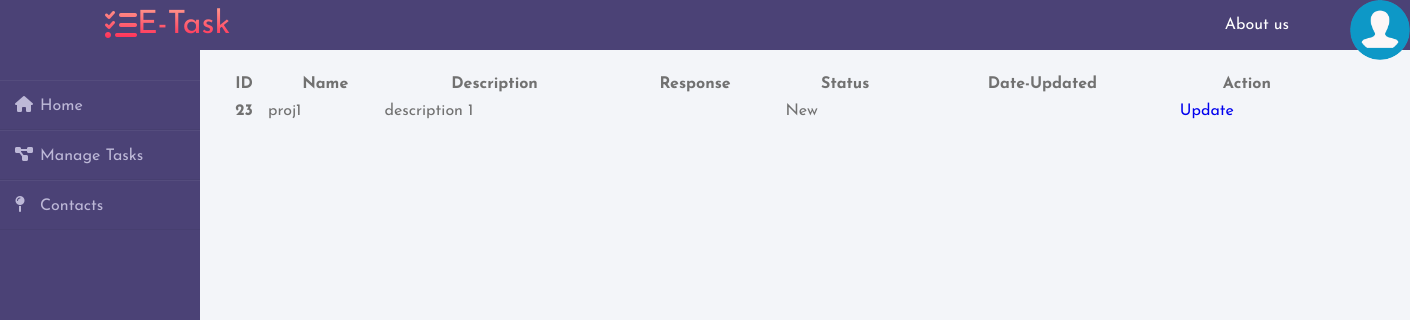
Screenshot of /manage-tasks.php (signed in) with the database file from the repository.
### tables this page shows
CREATE TABLE `projects` (
  `projectid` int(11) NOT NULL,
  `projectname` varchar(100) NOT NULL,
  `description` varchar(1000) NOT NULL,
  `response` varchar(1000) NOT NULL,
  `status` tinyint(1) NOT NULL DEFAULT 0 COMMENT '0=new\r\n1=in progress\r\n2=closed',
  `emp_id` int(11) DEFAULT NULL,
  `emp_by` int(10) DEFAULT NULL,
  `date_created` datetime NOT NULL DEFAULT current_timestamp(),
  `date_updated` datetime DEFAULT NULL ON UPDATE current_timestamp()
);

### manage-tasks.php (the view, shortened to what this page needs)
<?php
include 'includes/header.inc.php'
?>
<?php
require_once 'includes/config.inc.php';
if ($type == 2){
    $query = "SELECT * FROM `projects` WHERE emp_id = $usercode ORDER BY projectid DESC";
}else{
    $query= "SELECT * FROM `projects` WHERE emp_by = $usercode ORDER BY projectid DESC";
}
$results = mysqli_query($con, $query);
$records = mysqli_num_rows($results);
?>
    <div class="main_content">
        <div class="info">
        <table width=80% class="table">
            <thead>
                <tr>
                <th scope="col">ID</th>
                <th scope="col">Name</th>
                <th scope="col">Description</th>
                <th scope="col">Response</th>
                <th scope="col">Status</th>
                <th scope="col">Date-Updated</th>
                <th scope="col">Action</th>
                </tr>
            </thead>
            <tbody>
                <?php
                if (!empty($records)) {
                    while ($row = mysqli_fetch_assoc($results)) {
                ?>
                                <tr>
                                    <th scope="row"><?php echo $row['projectid']; ?></th>
                                    <td><?php echo $row['projectname']; ?></td>
                                    <td><?php echo $row['description']; ?></td>
                                    <td><?php echo $row['response']; ?></td>
                                    <td>
                                        <?php  if($row['status'] == 1){
                                        echo "In Progress <span style='color:#d4ab3a;' class=' glyphicon glyphicon-refresh' >";
                                        }elseif($row['status'] == 2){
                                           echo "Completed <span style='color:#00af16;' class=' glyphicon glyphicon-ok' >";
                                        }elseif($row['status'] == 0){
                                            echo "New <span style='color:#00af16;' class=' glyphicon glyphicon-ok' >";
                                        }
                                        else{
                                          echo "Incomplete <span style='color:#d00909;' class=' glyphicon glyphicon-remove' >";
                                        } ?>
                                    </td>
                                    <td><?php echo $row['date_updated']; ?></td>
                                    <td>
                                    <?php if($type == 2) { ?>
                                        <a href='/project/edit-task.php?id=<?php echo $row['projectid']; ?>'>Update</a>
                                    <?php } ?>
                                    </td>
                                </tr>
                            <?php
                            }
                }
                ?>
            </tbody>
        </table>
        </div>
    </div>
</body>
</html>

### css/style.css (style rules this page uses)
* { margin: 0; padding: 0; box-sizing: border-box; list-style: none; text-decoration: none; font-family: 'Josefin Sans', sans-serif; margin:0; padding: 0; outline: none; border: none; }
body { background-color: #f3f5f9; justify-items: center; }
.main_content { position: absolute; overflow: auto; z-index: 1; width: 100%; height: fit-content; display: grid; margin-left: 200px; margin-top: 50px; }
.main_content .info { margin: 20px; color: #717171; line-height: 25px; }

### rows the page displays
projects: projectid "23", projectname "proj1", description "description 1", status "New"
